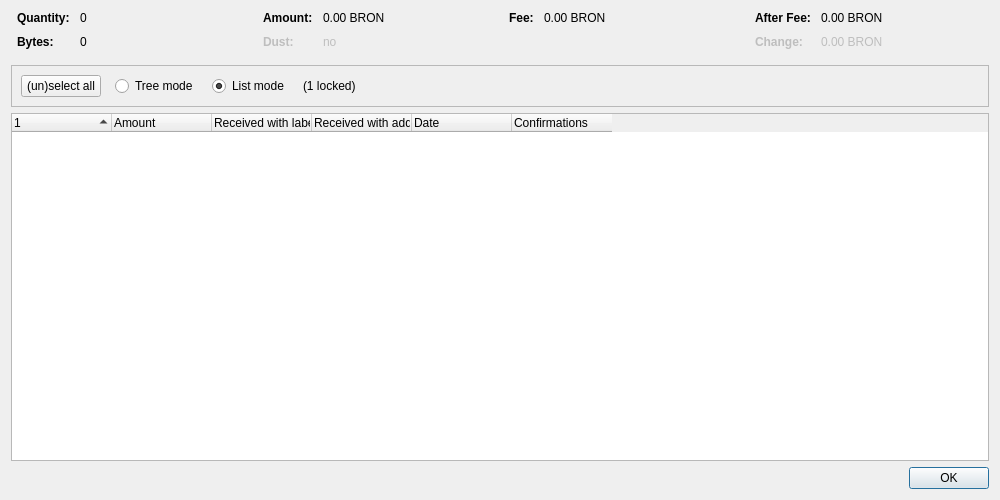
<?xml version="1.0" encoding="UTF-8"?>
<ui version="4.0">
 <class>CoinControlDialog</class>
 <widget class="QDialog" name="CoinControlDialog">
  <property name="geometry">
   <rect>
    <x>0</x>
    <y>0</y>
    <width>1000</width>
    <height>500</height>
   </rect>
  </property>
  <property name="windowTitle">
   <string>Coin Selection</string>
  </property>
  <layout class="QVBoxLayout" name="verticalLayout">
   <item>
    <layout class="QHBoxLayout" name="horizontalLayoutTop" stretch="0,0,0,0">
     <property name="topMargin">
      <number>0</number>
     </property>
     <property name="bottomMargin">
      <number>10</number>
     </property>
     <item>
      <layout class="QFormLayout" name="formLayoutCoinControl1">
       <property name="horizontalSpacing">
        <number>10</number>
       </property>
       <property name="verticalSpacing">
        <number>10</number>
       </property>
       <property name="leftMargin">
        <number>6</number>
       </property>
       <property name="rightMargin">
        <number>6</number>
       </property>
       <item row="0" column="0">
        <widget class="QLabel" name="labelCoinControlQuantityText">
         <property name="font">
          <font>
           <weight>75</weight>
           <bold>true</bold>
          </font>
         </property>
         <property name="text">
          <string>Quantity:</string>
         </property>
        </widget>
       </item>
       <item row="0" column="1">
        <widget class="QLabel" name="labelCoinControlQuantity">
         <property name="cursor">
          <cursorShape>IBeamCursor</cursorShape>
         </property>
         <property name="contextMenuPolicy">
          <enum>Qt::ActionsContextMenu</enum>
         </property>
         <property name="text">
          <string notr="true">0</string>
         </property>
         <property name="textInteractionFlags">
          <set>Qt::LinksAccessibleByMouse|Qt::TextSelectableByKeyboard|Qt::TextSelectableByMouse</set>
         </property>
        </widget>
       </item>
       <item row="1" column="0">
        <widget class="QLabel" name="labelCoinControlBytesText">
         <property name="font">
          <font>
           <weight>75</weight>
           <bold>true</bold>
          </font>
         </property>
         <property name="text">
          <string>Bytes:</string>
         </property>
        </widget>
       </item>
       <item row="1" column="1">
        <widget class="QLabel" name="labelCoinControlBytes">
         <property name="cursor">
          <cursorShape>IBeamCursor</cursorShape>
         </property>
         <property name="contextMenuPolicy">
          <enum>Qt::ActionsContextMenu</enum>
         </property>
         <property name="text">
          <string notr="true">0</string>
         </property>
         <property name="textInteractionFlags">
          <set>Qt::LinksAccessibleByMouse|Qt::TextSelectableByKeyboard|Qt::TextSelectableByMouse</set>
         </property>
        </widget>
       </item>
      </layout>
     </item>
     <item>
      <layout class="QFormLayout" name="formLayoutCoinControl2">
       <property name="horizontalSpacing">
        <number>10</number>
       </property>
       <property name="verticalSpacing">
        <number>10</number>
       </property>
       <property name="leftMargin">
        <number>6</number>
       </property>
       <property name="rightMargin">
        <number>6</number>
       </property>
       <item row="0" column="0">
        <widget class="QLabel" name="labelCoinControlAmountText">
         <property name="font">
          <font>
           <weight>75</weight>
           <bold>true</bold>
          </font>
         </property>
         <property name="text">
          <string>Amount:</string>
         </property>
        </widget>
       </item>
       <item row="0" column="1">
        <widget class="QLabel" name="labelCoinControlAmount">
         <property name="cursor">
          <cursorShape>IBeamCursor</cursorShape>
         </property>
         <property name="contextMenuPolicy">
          <enum>Qt::ActionsContextMenu</enum>
         </property>
         <property name="text">
          <string notr="true">0.00 BRON</string>
         </property>
         <property name="textInteractionFlags">
          <set>Qt::LinksAccessibleByMouse|Qt::TextSelectableByKeyboard|Qt::TextSelectableByMouse</set>
         </property>
        </widget>
       </item>
       <item row="1" column="0">
        <widget class="QLabel" name="labelCoinControlLowOutputText">
         <property name="enabled">
          <bool>false</bool>
         </property>
         <property name="font">
          <font>
           <weight>75</weight>
           <bold>true</bold>
          </font>
         </property>
         <property name="text">
          <string>Dust:</string>
         </property>
        </widget>
       </item>
       <item row="1" column="1">
        <widget class="QLabel" name="labelCoinControlLowOutput">
         <property name="enabled">
          <bool>false</bool>
         </property>
         <property name="cursor">
          <cursorShape>IBeamCursor</cursorShape>
         </property>
         <property name="contextMenuPolicy">
          <enum>Qt::ActionsContextMenu</enum>
         </property>
         <property name="text">
          <string notr="true">no</string>
         </property>
         <property name="textInteractionFlags">
          <set>Qt::LinksAccessibleByMouse|Qt::TextSelectableByKeyboard|Qt::TextSelectableByMouse</set>
         </property>
        </widget>
       </item>
      </layout>
     </item>
     <item>
      <layout class="QFormLayout" name="formLayoutCoinControl3">
       <property name="horizontalSpacing">
        <number>10</number>
       </property>
       <property name="verticalSpacing">
        <number>10</number>
       </property>
       <property name="leftMargin">
        <number>6</number>
       </property>
       <property name="rightMargin">
        <number>6</number>
       </property>
       <item row="0" column="0">
        <widget class="QLabel" name="labelCoinControlFeeText">
         <property name="font">
          <font>
           <weight>75</weight>
           <bold>true</bold>
          </font>
         </property>
         <property name="text">
          <string>Fee:</string>
         </property>
        </widget>
       </item>
       <item row="0" column="1">
        <widget class="QLabel" name="labelCoinControlFee">
         <property name="cursor">
          <cursorShape>IBeamCursor</cursorShape>
         </property>
         <property name="contextMenuPolicy">
          <enum>Qt::ActionsContextMenu</enum>
         </property>
         <property name="text">
          <string notr="true">0.00 BRON</string>
         </property>
         <property name="textInteractionFlags">
          <set>Qt::LinksAccessibleByMouse|Qt::TextSelectableByKeyboard|Qt::TextSelectableByMouse</set>
         </property>
        </widget>
       </item>
      </layout>
     </item>
     <item>
      <layout class="QFormLayout" name="formLayoutCoinControl4">
       <property name="horizontalSpacing">
        <number>10</number>
       </property>
       <property name="verticalSpacing">
        <number>10</number>
       </property>
       <property name="leftMargin">
        <number>6</number>
       </property>
       <property name="rightMargin">
        <number>6</number>
       </property>
       <item row="0" column="0">
        <widget class="QLabel" name="labelCoinControlAfterFeeText">
         <property name="font">
          <font>
           <weight>75</weight>
           <bold>true</bold>
          </font>
         </property>
         <property name="text">
          <string>After Fee:</string>
         </property>
        </widget>
       </item>
       <item row="0" column="1">
        <widget class="QLabel" name="labelCoinControlAfterFee">
         <property name="cursor">
          <cursorShape>IBeamCursor</cursorShape>
         </property>
         <property name="contextMenuPolicy">
          <enum>Qt::ActionsContextMenu</enum>
         </property>
         <property name="text">
          <string notr="true">0.00 BRON</string>
         </property>
         <property name="textInteractionFlags">
          <set>Qt::LinksAccessibleByMouse|Qt::TextSelectableByKeyboard|Qt::TextSelectableByMouse</set>
         </property>
        </widget>
       </item>
       <item row="1" column="0">
        <widget class="QLabel" name="labelCoinControlChangeText">
         <property name="enabled">
          <bool>false</bool>
         </property>
         <property name="font">
          <font>
           <weight>75</weight>
           <bold>true</bold>
          </font>
         </property>
         <property name="text">
          <string>Change:</string>
         </property>
        </widget>
       </item>
       <item row="1" column="1">
        <widget class="QLabel" name="labelCoinControlChange">
         <property name="enabled">
          <bool>false</bool>
         </property>
         <property name="cursor">
          <cursorShape>IBeamCursor</cursorShape>
         </property>
         <property name="contextMenuPolicy">
          <enum>Qt::ActionsContextMenu</enum>
         </property>
         <property name="text">
          <string notr="true">0.00 BRON</string>
         </property>
         <property name="textInteractionFlags">
          <set>Qt::LinksAccessibleByMouse|Qt::TextSelectableByKeyboard|Qt::TextSelectableByMouse</set>
         </property>
        </widget>
       </item>
      </layout>
     </item>
    </layout>
   </item>
   <item>
    <widget class="QFrame" name="frame">
     <property name="minimumSize">
      <size>
       <width>0</width>
       <height>40</height>
      </size>
     </property>
     <property name="frameShape">
      <enum>QFrame::StyledPanel</enum>
     </property>
     <property name="frameShadow">
      <enum>QFrame::Sunken</enum>
     </property>
     <layout class="QHBoxLayout" name="horizontalLayout">
      <item>
       <layout class="QHBoxLayout" name="horizontalLayoutPanel" stretch="0,0,0,0,0">
        <property name="spacing">
         <number>14</number>
        </property>
        <item>
         <widget class="QPushButton" name="pushButtonSelectAll">
          <property name="sizePolicy">
           <sizepolicy hsizetype="Maximum" vsizetype="Fixed">
            <horstretch>0</horstretch>
            <verstretch>0</verstretch>
           </sizepolicy>
          </property>
          <property name="text">
           <string>(un)select all</string>
          </property>
          <property name="autoDefault">
           <bool>false</bool>
          </property>
         </widget>
        </item>
        <item>
         <widget class="QRadioButton" name="radioTreeMode">
          <property name="sizePolicy">
           <sizepolicy hsizetype="Maximum" vsizetype="Fixed">
            <horstretch>0</horstretch>
            <verstretch>0</verstretch>
           </sizepolicy>
          </property>
          <property name="text">
           <string>Tree mode</string>
          </property>
         </widget>
        </item>
        <item>
         <widget class="QRadioButton" name="radioListMode">
          <property name="sizePolicy">
           <sizepolicy hsizetype="Maximum" vsizetype="Fixed">
            <horstretch>0</horstretch>
            <verstretch>0</verstretch>
           </sizepolicy>
          </property>
          <property name="text">
           <string>List mode</string>
          </property>
          <property name="checked">
           <bool>true</bool>
          </property>
         </widget>
        </item>
        <item>
         <widget class="QLabel" name="labelLocked">
          <property name="text">
           <string notr="true">(1 locked)</string>
          </property>
         </widget>
        </item>
        <item>
         <spacer name="horizontalSpacer">
          <property name="orientation">
           <enum>Qt::Horizontal</enum>
          </property>
          <property name="sizeHint" stdset="0">
           <size>
            <width>40</width>
            <height>20</height>
           </size>
          </property>
         </spacer>
        </item>
       </layout>
      </item>
     </layout>
    </widget>
   </item>
   <item>
    <widget class="CoinControlTreeWidget" name="treeWidget">
     <property name="contextMenuPolicy">
      <enum>Qt::CustomContextMenu</enum>
     </property>
     <property name="sortingEnabled">
      <bool>false</bool>
     </property>
     <property name="columnCount">
      <number>6</number>
     </property>
     <attribute name="headerShowSortIndicator" stdset="0">
      <bool>true</bool>
     </attribute>
     <attribute name="headerStretchLastSection">
      <bool>false</bool>
     </attribute>
     <column>
      <property name="text">
       <string/>
      </property>
     </column>
     <column>
      <property name="text">
       <string>Amount</string>
      </property>
     </column>
     <column>
      <property name="text">
       <string>Received with label</string>
      </property>
     </column>
     <column>
      <property name="text">
       <string>Received with address</string>
      </property>
     </column>
     <column>
      <property name="text">
       <string>Date</string>
      </property>
     </column>
     <column>
      <property name="text">
       <string>Confirmations</string>
      </property>
      <property name="toolTip">
       <string>Confirmed</string>
      </property>
     </column>
     <column>
      <property name="text">
       <string/>
      </property>
     </column>
     <column>
      <property name="text">
       <string/>
      </property>
     </column>
     <column>
      <property name="text">
       <string/>
      </property>
     </column>
     <column>
      <property name="text">
       <string/>
      </property>
     </column>
    </widget>
   </item>
   <item>
    <widget class="QDialogButtonBox" name="buttonBox">
     <property name="orientation">
      <enum>Qt::Horizontal</enum>
     </property>
     <property name="standardButtons">
      <set>QDialogButtonBox::Ok</set>
     </property>
    </widget>
   </item>
  </layout>
 </widget>
 <customwidgets>
  <customwidget>
   <class>CoinControlTreeWidget</class>
   <extends>QTreeWidget</extends>
   <header>qt/coincontroltreewidget.h</header>
  </customwidget>
 </customwidgets>
 <resources/>
 <connections/>
</ui>
